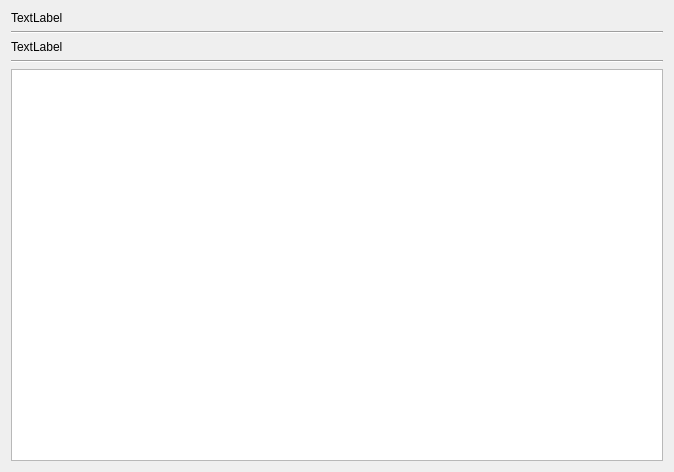
<?xml version="1.0" encoding="UTF-8"?>
<ui version="4.0">
 <class>AnnounceForm</class>
 <widget class="QWidget" name="AnnounceForm">
  <property name="geometry">
   <rect>
    <x>0</x>
    <y>0</y>
    <width>674</width>
    <height>472</height>
   </rect>
  </property>
  <property name="windowTitle">
   <string>Form</string>
  </property>
  <layout class="QVBoxLayout" name="verticalLayout">
   <item>
    <widget class="QLabel" name="announcelabel">
     <property name="text">
      <string>TextLabel</string>
     </property>
    </widget>
   </item>
   <item>
    <widget class="Line" name="line">
     <property name="orientation">
      <enum>Qt::Horizontal</enum>
     </property>
    </widget>
   </item>
   <item>
    <widget class="QLabel" name="anntimelabel">
     <property name="text">
      <string>TextLabel</string>
     </property>
    </widget>
   </item>
   <item>
    <widget class="Line" name="annline">
     <property name="orientation">
      <enum>Qt::Horizontal</enum>
     </property>
    </widget>
   </item>
   <item>
    <widget class="QTextEdit" name="announcetextEdit"/>
   </item>
  </layout>
 </widget>
 <resources/>
 <connections/>
</ui>
